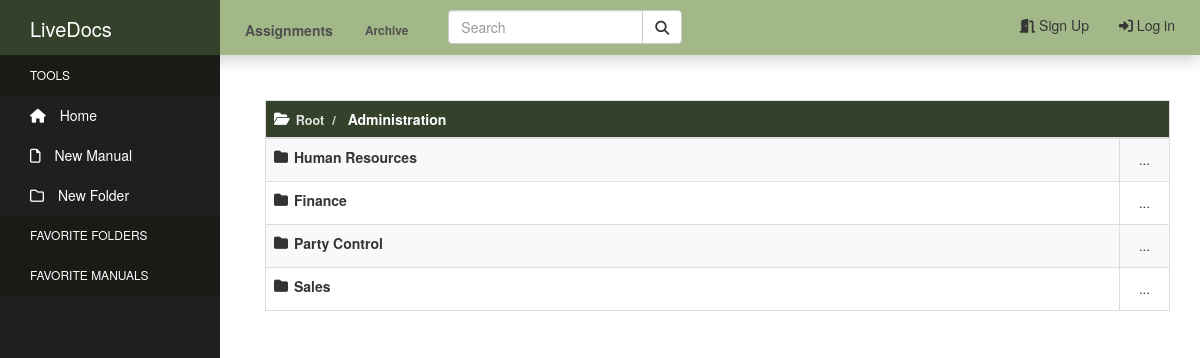
/?dir_id=87, run on the app's committed database.
### manuals/models.py (models this page shows, shortened)
class Directory(MPTTModel):
    name = models.CharField(max_length=50, unique=True)
    created_by = models.ForeignKey(User, null=True, on_delete=models.SET_NULL)
    parent = TreeForeignKey(
    'self',
    null=True,
    blank=True,
    related_name='children',
    on_delete=models.CASCADE
    )
    class MPTTMeta:
        order_insertion_by: ['name']
    class Meta:
        verbose_name = 'Directory'
        verbose_name_plural = 'Directories'

### manuals/views.py (the view)
# urls.py: path('', views.index, name='index'),
def index(request):
    if request.method == 'GET':
        dir_id = int(request.GET.get('dir_id', default=1))
        current_folder = Directory.objects.get(pk=dir_id)
        children = current_folder.get_children()
        ancestors = current_folder.get_ancestors()
        manuals = current_folder.manuals(manager='active_objects').all()
        context = {
            'directories': children,
            'current_folder': current_folder,
            'ancestors': ancestors,
            'manuals': manuals,
        }
        if request.is_ajax():
            return render(request, 'manuals/index_table.html', context)
        else:
            assignments = get_assignment_count(request.user)
            context.update(assignments)
            return render(request, 'manuals/index.html', context)

### manuals/managers.py (called while the page is built)
    def get_queryset(self):
        return super().get_queryset().filter(is_archived=False)

### manuals/my_functions.py (called while the page is built, shortened)
def get_assignment_count(user):
    if not user.is_authenticated:
        counts = {
            'assigned_count': 0,
            'overdue_count': 0,
            'due_soon_count': 0,
            'current_count': 0
        }
        return counts

### manuals_site/my_processors/my_context.py (called while the page is built)
def custom_message_processor(request):
    messages = []
    uniq_messages = []
    for m in get_messages(request):
        if m.message not in messages:
            messages.append(m.message)
            uniq_messages.append(m)
    return {'messages': uniq_messages}

### manuals/templates/manuals/index.html (shortened to what this page needs)
{% extends "manuals/header.html" %}
{% block content %}
{% load static %}
{% load mptt_tags %}
    <div class="container-fluid" id="dir-table">
        {% include "manuals/index_table.html" %}
    </div>
{% endblock %}

### manuals/templates/manuals/index_table.html (shortened to what this page needs)
{% load static %}
{% load mptt_tags %}
<table class="table table-striped table-bordered table-hover">
    <thead class="thead-dark">
    <tr>
        <th colspan="2" scope="col" class="file-root" id="pk-{{ current_folder.id }}">
            {% if ancestors %}
                {% for ancestor in ancestors %}
                    <a class="folder folder-breadcrumb" id="pk-{{ ancestor.id }}" href="#">{{ ancestor.name }}</a>
                {% endfor %}
            {% endif %}
            <strong>{{ current_folder.name }}</strong>
        </th>
    </tr>
    </thead>
    <tbody>
    {% for directory in directories %}
        {% if not directory.name == "Root" %}
            <tr>
                <td class="file-folder col-main">
                    <strong><a class="folder" id="pk-{{ directory.id }}"  href="#">{{ directory.name }}</a></strong>
                </td>
                <td class="col-secondary">
                    <div class="folder-dropdown">
                        <a class="btn btn-sm btn-drop" href="#">...</a>
                    </div>
                </td>
            </tr>
        {% endif %}
    {% endfor %}
    </tbody>
</table>

### manuals/static/manuals/css/styles.css (style rules this page uses)
.thead-dark { color: #fff; background-color:rgb(52, 66, 44); border-color:#1c2412; }
a.folder-breadcrumb { color: rgba(255, 255, 255, 0.842); font-size: 90%; }
a.folder-breadcrumb::after { padding: 8px; color:rgba(255, 255, 255, 0.842); content: "/"; }
.file-root::before { content: '\f07c'; font-family: "fontawesome"; font-size: 14px; font-weight: 900; float: left; margin-right: 6px; }
.file-folder::before { content: '\f07b'; font-family: "fontawesome"; font-size: 14px; float: left; margin-right: 6px; }
.col-main { width: 95%; }
.col-secondary { width: 5%; }
.btn-drop { font-size: 10pt; padding-top: 2px; padding-bottom: 2px; }
.folder-dropdown, .file-dropdown { position: relative; display: inline-block; }

### data on the page
Directory: name "Root"
Directory: name "Administration"
Directory: name "Human Resources"
Directory: name "Finance"
Directory: name "Party Control"
Directory: name "Sales"
